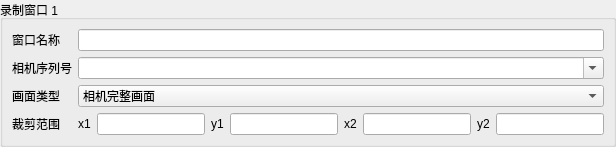
         <widget class="QGroupBox" name="settings_camera_groups_0">
          <property name="sizePolicy">
           <sizepolicy hsizetype="Preferred" vsizetype="Preferred">
            <horstretch>0</horstretch>
            <verstretch>0</verstretch>
           </sizepolicy>
          </property>
          <property name="title">
           <string>录制窗口 1</string>
          </property>
          <layout class="QFormLayout" name="settings_FormLayout_2">
           <property name="leftMargin">
            <number>9</number>
           </property>
           <property name="topMargin">
            <number>9</number>
           </property>
           <property name="rightMargin">
            <number>9</number>
           </property>
           <property name="bottomMargin">
            <number>9</number>
           </property>
           <property name="horizontalSpacing">
            <number>6</number>
           </property>
           <property name="verticalSpacing">
            <number>6</number>
           </property>
           <property name="fieldGrowthPolicy">
            <enum>QFormLayout::AllNonFixedFieldsGrow</enum>
           </property>
           <item row="0" column="0">
            <widget class="QLabel" name="settings_Label_13">
             <property name="sizePolicy">
              <sizepolicy hsizetype="Preferred" vsizetype="Preferred">
               <horstretch>0</horstretch>
               <verstretch>0</verstretch>
              </sizepolicy>
             </property>
             <property name="text">
              <string>窗口名称</string>
             </property>
             <property name="wordWrap">
              <bool>false</bool>
             </property>
             <property name="alignment">
              <set>Qt::AlignLeft|Qt::AlignVCenter</set>
             </property>
             <property name="textInteractionFlags">
              <set>Qt::LinksAccessibleByMouse</set>
             </property>
            </widget>
           </item>
           <item row="0" column="1">
            <widget class="QLineEdit" name="settings_camera_0_name">
             <property name="sizePolicy">
              <sizepolicy hsizetype="Expanding" vsizetype="Fixed">
               <horstretch>0</horstretch>
               <verstretch>0</verstretch>
              </sizepolicy>
             </property>
             <property name="text">
              <string />
             </property>
             <property name="placeholderText">
              <string />
             </property>
            </widget>
           </item>
           <item row="1" column="0">
            <widget class="QLabel" name="settings_Label_14">
             <property name="sizePolicy">
              <sizepolicy hsizetype="Preferred" vsizetype="Preferred">
               <horstretch>0</horstretch>
               <verstretch>0</verstretch>
              </sizepolicy>
             </property>
             <property name="text">
              <string>相机序列号</string>
             </property>
             <property name="wordWrap">
              <bool>false</bool>
             </property>
             <property name="alignment">
              <set>Qt::AlignLeft|Qt::AlignVCenter</set>
             </property>
             <property name="textInteractionFlags">
              <set>Qt::LinksAccessibleByMouse</set>
             </property>
            </widget>
           </item>
           <item row="1" column="1">
            <widget class="QComboBox" name="settings_camera_0_serial">
             <property name="sizePolicy">
              <sizepolicy hsizetype="Preferred" vsizetype="Fixed">
               <horstretch>0</horstretch>
               <verstretch>0</verstretch>
              </sizepolicy>
             </property>
             <property name="editable">
              <bool>true</bool>
             </property>
             <property name="currentIndex">
              <number>-1</number>
             </property>
            </widget>
           </item>
           <item row="2" column="0">
            <widget class="QLabel" name="settings_Label_15">
             <property name="sizePolicy">
              <sizepolicy hsizetype="Preferred" vsizetype="Preferred">
               <horstretch>0</horstretch>
               <verstretch>0</verstretch>
              </sizepolicy>
             </property>
             <property name="text">
              <string>画面类型</string>
             </property>
             <property name="wordWrap">
              <bool>false</bool>
             </property>
             <property name="alignment">
              <set>Qt::AlignLeft|Qt::AlignVCenter</set>
             </property>
             <property name="textInteractionFlags">
              <set>Qt::LinksAccessibleByMouse</set>
             </property>
            </widget>
           </item>
           <item row="2" column="1">
            <widget class="QComboBox" name="settings_camera_0_mode">
             <property name="sizePolicy">
              <sizepolicy hsizetype="Preferred" vsizetype="Fixed">
               <horstretch>0</horstretch>
               <verstretch>0</verstretch>
              </sizepolicy>
             </property>
             <property name="editable">
              <bool>false</bool>
             </property>
             <property name="currentIndex">
              <number>0</number>
             </property>
             <item>
              <property name="text">
               <string>相机完整画面</string>
              </property>
             </item>
             <item>
              <property name="text">
               <string>该相机的 ROI 裁剪</string>
              </property>
             </item>
            </widget>
           </item>
           <item row="3" column="0">
            <widget class="QLabel" name="settings_Label_16">
             <property name="sizePolicy">
              <sizepolicy hsizetype="Preferred" vsizetype="Preferred">
               <horstretch>0</horstretch>
               <verstretch>0</verstretch>
              </sizepolicy>
             </property>
             <property name="text">
              <string>裁剪范围</string>
             </property>
             <property name="wordWrap">
              <bool>false</bool>
             </property>
             <property name="alignment">
              <set>Qt::AlignLeft|Qt::AlignVCenter</set>
             </property>
             <property name="textInteractionFlags">
              <set>Qt::LinksAccessibleByMouse</set>
             </property>
            </widget>
           </item>
           <item row="3" column="1">
            <widget class="QWidget" name="settings_Widget_8">
             <property name="sizePolicy">
              <sizepolicy hsizetype="Preferred" vsizetype="Preferred">
               <horstretch>0</horstretch>
               <verstretch>0</verstretch>
              </sizepolicy>
             </property>
             <layout class="QHBoxLayout" name="settings_HBoxLayout_2" stretch="0,0,0,0,0,0,0,0">
              <property name="leftMargin">
               <number>0</number>
              </property>
              <property name="topMargin">
               <number>0</number>
              </property>
              <property name="rightMargin">
               <number>0</number>
              </property>
              <property name="bottomMargin">
               <number>0</number>
              </property>
              <property name="spacing">
               <number>6</number>
              </property>
              <item>
               <widget class="QLabel" name="settings_Label_17">
                <property name="sizePolicy">
                 <sizepolicy hsizetype="Preferred" vsizetype="Preferred">
                  <horstretch>0</horstretch>
                  <verstretch>0</verstretch>
                 </sizepolicy>
                </property>
                <property name="text">
                 <string>x1</string>
                </property>
                <property name="wordWrap">
                 <bool>false</bool>
                </property>
                <property name="alignment">
                 <set>Qt::AlignLeft|Qt::AlignVCenter</set>
                </property>
                <property name="textInteractionFlags">
                 <set>Qt::LinksAccessibleByMouse</set>
                </property>
               </widget>
              </item>
              <item>
               <widget class="QLineEdit" name="settings_camera_0_roi_0">
                <property name="accessibleName">
                 <string>窗口 1 ROI x1</string>
                </property>
                <property name="sizePolicy">
                 <sizepolicy hsizetype="Expanding" vsizetype="Fixed">
                  <horstretch>0</horstretch>
                  <verstretch>0</verstretch>
                 </sizepolicy>
                </property>
                <property name="text">
                 <string />
                </property>
                <property name="placeholderText">
                 <string />
                </property>
               </widget>
              </item>
              <item>
               <widget class="QLabel" name="settings_Label_18">
                <property name="sizePolicy">
                 <sizepolicy hsizetype="Preferred" vsizetype="Preferred">
                  <horstretch>0</horstretch>
                  <verstretch>0</verstretch>
                 </sizepolicy>
                </property>
                <property name="text">
                 <string>y1</string>
                </property>
                <property name="wordWrap">
                 <bool>false</bool>
                </property>
                <property name="alignment">
                 <set>Qt::AlignLeft|Qt::AlignVCenter</set>
                </property>
                <property name="textInteractionFlags">
                 <set>Qt::LinksAccessibleByMouse</set>
                </property>
               </widget>
              </item>
              <item>
               <widget class="QLineEdit" name="settings_camera_0_roi_1">
                <property name="accessibleName">
                 <string>窗口 1 ROI y1</string>
                </property>
                <property name="sizePolicy">
                 <sizepolicy hsizetype="Expanding" vsizetype="Fixed">
                  <horstretch>0</horstretch>
                  <verstretch>0</verstretch>
                 </sizepolicy>
                </property>
                <property name="text">
                 <string />
                </property>
                <property name="placeholderText">
                 <string />
                </property>
               </widget>
              </item>
              <item>
               <widget class="QLabel" name="settings_Label_19">
                <property name="sizePolicy">
                 <sizepolicy hsizetype="Preferred" vsizetype="Preferred">
                  <horstretch>0</horstretch>
                  <verstretch>0</verstretch>
                 </sizepolicy>
                </property>
                <property name="text">
                 <string>x2</string>
                </property>
                <property name="wordWrap">
                 <bool>false</bool>
                </property>
                <property name="alignment">
                 <set>Qt::AlignLeft|Qt::AlignVCenter</set>
                </property>
                <property name="textInteractionFlags">
                 <set>Qt::LinksAccessibleByMouse</set>
                </property>
               </widget>
              </item>
              <item>
               <widget class="QLineEdit" name="settings_camera_0_roi_2">
                <property name="accessibleName">
                 <string>窗口 1 ROI x2</string>
                </property>
                <property name="sizePolicy">
                 <sizepolicy hsizetype="Expanding" vsizetype="Fixed">
                  <horstretch>0</horstretch>
                  <verstretch>0</verstretch>
                 </sizepolicy>
                </property>
                <property name="text">
                 <string />
                </property>
                <property name="placeholderText">
                 <string />
                </property>
               </widget>
              </item>
              <item>
               <widget class="QLabel" name="settings_Label_20">
                <property name="sizePolicy">
                 <sizepolicy hsizetype="Preferred" vsizetype="Preferred">
                  <horstretch>0</horstretch>
                  <verstretch>0</verstretch>
                 </sizepolicy>
                </property>
                <property name="text">
                 <string>y2</string>
                </property>
                <property name="wordWrap">
                 <bool>false</bool>
                </property>
                <property name="alignment">
                 <set>Qt::AlignLeft|Qt::AlignVCenter</set>
                </property>
                <property name="textInteractionFlags">
                 <set>Qt::LinksAccessibleByMouse</set>
                </property>
               </widget>
              </item>
              <item>
               <widget class="QLineEdit" name="settings_camera_0_roi_3">
                <property name="accessibleName">
                 <string>窗口 1 ROI y2</string>
                </property>
                <property name="sizePolicy">
                 <sizepolicy hsizetype="Expanding" vsizetype="Fixed">
                  <horstretch>0</horstretch>
                  <verstretch>0</verstretch>
                 </sizepolicy>
                </property>
                <property name="text">
                 <string />
                </property>
                <property name="placeholderText">
                 <string />
                </property>
               </widget>
              </item>
             </layout>
            </widget>
           </item>
          </layout>
         </widget>
